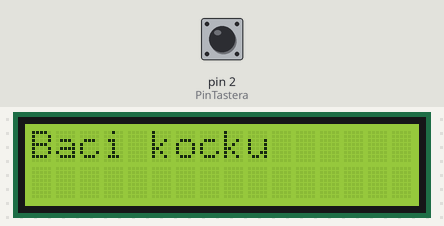
Recording of a sketch running on a simulated Arduino Uno, built with avr-gcc and run on an emulated ATmega328P. Parts: 16×2 character LCD. The inputs (shaded band) are chosen by the test bench; at power-on: pin 2 (PinTastera) HIGH. Random numbers use the default seed unless the sketch sets one.

Above: at 7.7 s.
7.8 s: pin 2 (PinTastera) pulled LOW for 0.15 s
At 8.9 s:
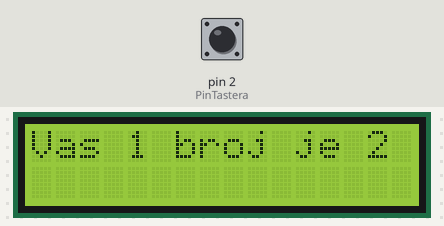
9.4 s: pin 2 (PinTastera) pulled LOW for 1 s
At 10.1 s:
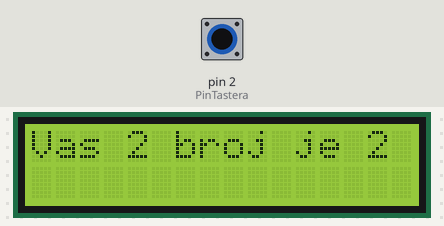
11.9 s: pin 2 (PinTastera) pulled LOW for 0.15 s
At 13.1 s:
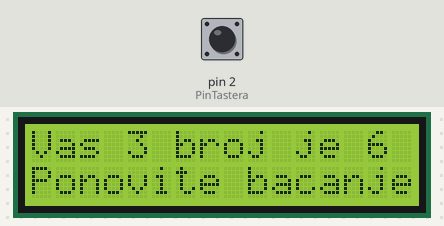
13.5 s: pin 2 (PinTastera) pulled LOW for 1 s
At 14.4 s:
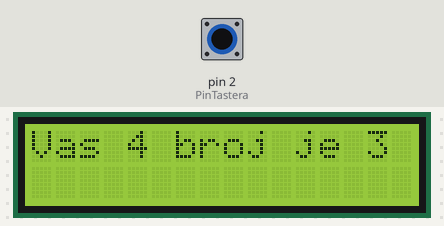
Timing chart, 0 to 16.5 s (numbered marks = the images above; inputs shaded):
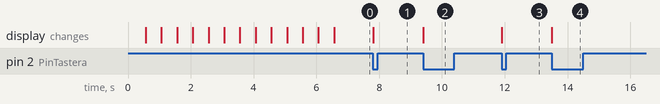

The sketch:

4ETR-B26-program.ino
```cpp
// Dodajemo biblioteku za rad sa LCD displejem
#include <LiquidCrystal.h>

// Pinovi LCD displeja
const int RSPin = 10;
const int EnablePin = 11;
const int D4Pin = 4;
const int D5Pin = 5;
const int D6Pin = 6;
const int D7Pin = 7;

// Kreiranje i inicijalizacija LiquidCrystal objekta
LiquidCrystal lcd(RSPin, EnablePin, D4Pin, D5Pin, D6Pin, D7Pin);

const int PinTastera = 2;            // pin na koji je povezan taster
volatile boolean Pritisnut = false;  // da li je taster pritisnut?
unsigned short brojBacanja = 0;      // redni broj bacanja (brojac)
int randomBroj;                      // slucajni broj koji se generise svakim pritiskom na dugme

// servisna rutina prekida, koja se izvrsava
// svaki put kada se detektuje pritisak tastera na pinu PinTastera
void TasterISR() {
  // menjamo vrednost globalne promenljive Pritisnut u true
  Pritisnut = true;
}


void setup() {
  // Inicijalizacije veličine displeja (širina, visina)
  lcd.begin(16, 2);
  // inicijalizacija ulaznog pina (dugmeta)
  pinMode(PinTastera, INPUT);
  // Aktiviramo interrupt na pinu PinTastera, sa prekidnom rutinom TasterISR
  attachInterrupt(digitalPinToInterrupt(PinTastera), TasterISR, FALLING);
  // ispis pozdravne poruke
  lcd.print("Dobro dosli");
  for (int i = 0; i < 6; i++){
    delay(500);
    lcd.scrollDisplayRight();
  }
  for (int i = 0; i < 6; i++){
    delay(500);
    lcd.scrollDisplayLeft();
  }
  delay(500);
  lcd.clear();
  lcd.print("Baci kocku");
}

void loop() {
  if (Pritisnut) {        //ako je taster pritisnut
    ++brojBacanja;
    randomBroj = random(1, 7); // nasumicna vrednost izmedju 1 i 6
    lcd.clear();          // briše se sadržaj displeja
    lcd.print("Vas ");
    lcd.print(brojBacanja);
    lcd.print(" broj je ");
    lcd.print(randomBroj);
    if (randomBroj == 6) {
      lcd.setCursor(0, 1);
      lcd.print("Ponovite bacanje");
    }
    Pritisnut = false;    // čaka se sledeći pritisak (ako ga ima)
  }
}
```

Measured:
- after the input at 7.8 s, the display: changes at once (image 1)
- after the input at 9.4 s, the display: changes at once (image 2)
- after the input at 11.9 s, the display: changes at once (image 3)
- after the input at 13.5 s, the display: changes at once (image 4)
